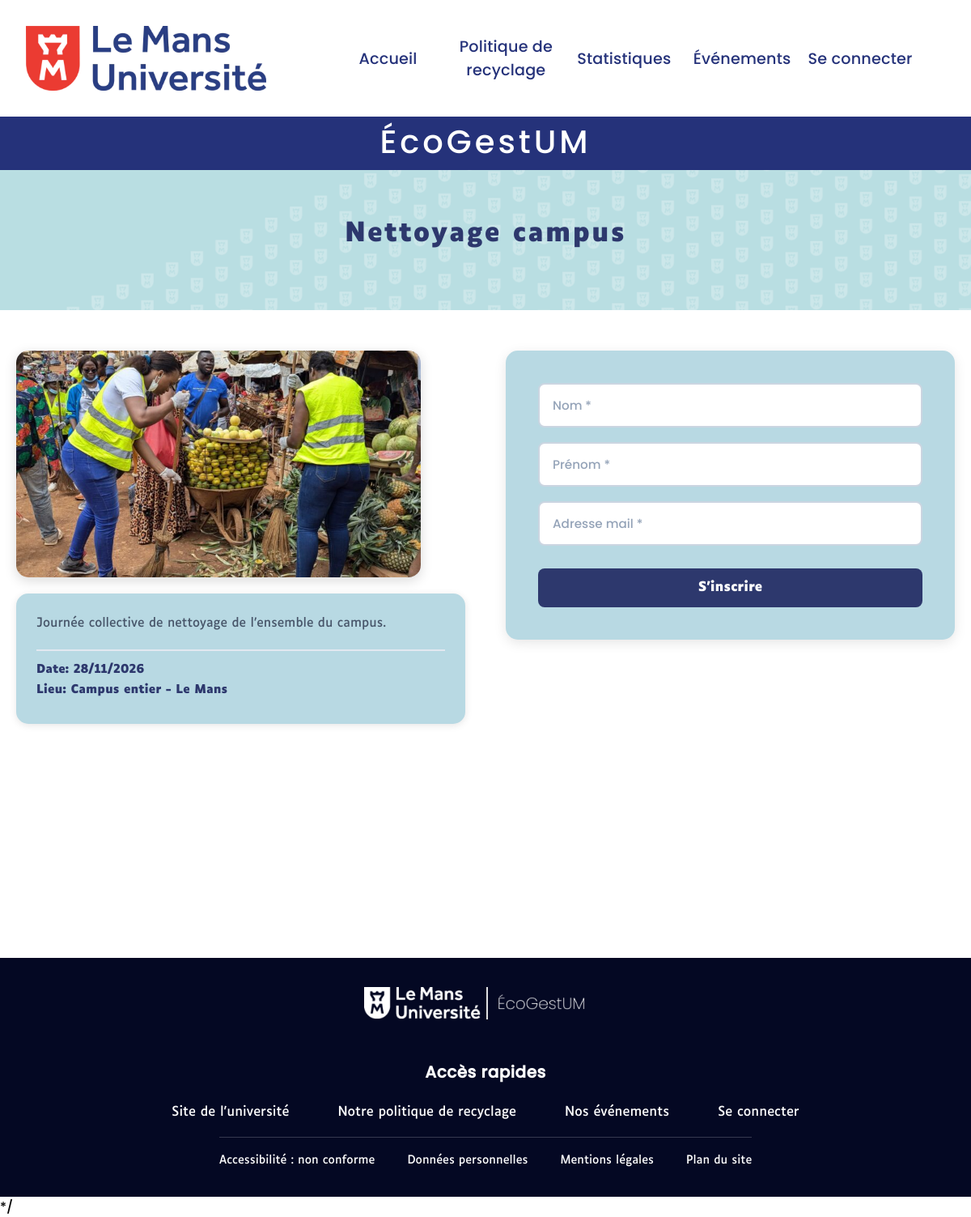
/index.php?action=inscription&id=11, run on the app's committed database.
### tables this page shows
CREATE TABLE EVENEMENT (
Id_evenement INT NOT NULL AUTO_INCREMENT,
Nom_evenement VARCHAR(255) DEFAULT NULL,
Localisation_evenement VARCHAR(255) DEFAULT NULL,
Date_evenement DATE DEFAULT NULL,
Id_categorie_evenement INT NOT NULL,
Id_utilisateur INT NOT NULL,
Description VARCHAR(255) DEFAULT NULL,
PRIMARY KEY (Id_evenement),
KEY fk_evenement_categorie (Id_categorie_evenement),
KEY fk_evenement_utilisateur (Id_utilisateur),
CONSTRAINT fk_evenement_categorie FOREIGN KEY (Id_categorie_evenement) REFERENCES CATEGORIE_EVENEMENT (Id_categorie_evenement),
CONSTRAINT fk_evenement_utilisateur FOREIGN KEY (Id_utilisateur) REFERENCES UTILISATEUR (Id_utilisateur)
);

### controllers/Inscription.php (called while the page is built, shortened)
<?php
include "models/gererEvenement.php";
$evenement = getInfoEvent($conn, $_GET['id']);
include "views/header.php";
include "views/inscription.php";
include "views/footer.php";
?>

### models/gererEvenement.php (called while the page is built, shortened)
<?php
function getInfoEvent($conn, $id) {
    $stmt = $conn->prepare(
        'SELECT e.*,
                (SELECT Url_image
                 FROM IMAGE_EVENEMENT
                 WHERE Id_evenement = e.Id_evenement LIMIT 1) as Url_image
         FROM Evenement e
         WHERE e.Id_evenement = ?'
    );
    $stmt->bind_param("i", $id);
    $stmt->execute();
    $result = $stmt->get_result();
    return $result->fetch_assoc();
}
?>

### views/inscription.php (the view, shortened to what this page needs)
<link rel="stylesheet" href="assets/css/StyleInscriptionEvent.css?v=<?= time() ?>">
<div class="inscription-banner">
    <h1><?= htmlspecialchars($evenement['Nom_evenement']) ?></h1>
</div>
<div class="evenements-conteneur">
  <?php if (isset($evenement) && $evenement): ?>
    <div class="evenement-ligne">
      <div class="evenement-gauche">
        <?php if (!empty($evenement['Url_image'])): ?>
          <img src="<?= htmlspecialchars($evenement['Url_image']) ?>"
               alt="<?= htmlspecialchars($evenement['Nom_evenement']) ?> illustration">
        <?php else: ?>
          <div class="image-placeholder">📅</div>
        <?php endif; ?>
        <div class="event-info-box">
          <p><?= htmlspecialchars($evenement['Description']) ?></p>
          <div class="event-info">
            <div class="event-date">
              <strong>Date:</strong> <?= date('d/m/Y', strtotime($evenement['Date_evenement'])) ?>
            </div>
            <div class="event-location">
              <strong>Lieu:</strong> <?= htmlspecialchars($evenement['Localisation_evenement']) ?>
            </div>
          </div>
        </div>
      </div>
      <div class="evenement-details">
        <form class="formulaire-inscription" method="post" action="?action=inscription&id=<?= $evenement['Id_evenement'] ?>" id="formInscription">
          <input type="text" name="nom" placeholder="Nom *" required>
          <input type="text" name="prenom" placeholder="Prénom *" required>
          <input type="email" name="email" placeholder="Adresse mail *" required>
          <button type="submit">S'inscrire</button>
        </form>
      </div>
    </div>
  <?php endif; ?>
</div>

### assets/css/style.css (style rules this page uses)
* { margin: 0; font-family: 'Luciole','Montserrat', 'Arial'; }

### assets/css/StyleInscriptionEvent.css (style rules this page uses)
* { margin: 0; padding: 0; box-sizing: border-box; }
.inscription-banner { background: url('../backgroundlight.png') center/cover; padding: 60px 20px; text-align: center; position: relative; isolation: isolate; }
.inscription-banner::before { content: ''; position: absolute; inset: 0; background: url('bacjkgroundlight.png') center/cover; z-index: 0; }
.inscription-banner h1, .inscription-banner h2 { position: relative; z-index: 1; color: #2d386d; }
.inscription-banner h1 { font-size: 2rem; font-weight: 700; letter-spacing: 2px; margin-bottom: 15px; }
.evenements-conteneur { min-height: 100vh; background: white; padding: 50px 20px; }
.evenement-ligne { max-width: 1200px; margin: 0 auto; display: flex; gap: 50px; align-items: flex-start; }
.evenement-gauche { flex: 1; display: flex; flex-direction: column; gap: 20px; }
.evenement-gauche img { width: 100%; max-width: 500px; height: auto; border-radius: 15px; box-shadow: 0 4px 15px rgba(0, 0, 0, 0.15); }
.event-info-box { background: #B8D9E3; padding: 25px; border-radius: 15px; box-shadow: 0 2px 10px rgba(0, 0, 0, 0.1); }
.event-info-box p { font-size: 0.95rem; color: #475569; line-height: 1.6; margin-bottom: 20px; }
.event-info { padding-top: 15px; border-top: 2px solid #e2e8f0; }
.event-date, .event-location { font-size: 0.9rem; color: #2d386d; font-weight: 600; margin-bottom: 8px; }
.event-date strong, .event-location strong { font-weight: 700; }
.evenement-details { flex: 1; }
.formulaire-inscription { background: #B8D9E3; padding: 40px; border-radius: 15px; box-shadow: 0 4px 15px rgba(0, 0, 0, 0.1); display: flex; flex-direction: column; gap: 18px; }
.formulaire-inscription input { padding: 14px 16px; border: 2px solid #cbd5e1; border-radius: 8px; font-size: 0.95rem; font-family: 'Poppins', sans-serif; outline: none; transition: border-color 0.3s; }
.formulaire-inscription input::placeholder { color: #94a3b8; }
.formulaire-inscription button { background: #2d386d; color: white; font-weight: 700; font-size: 1rem; padding: 14px; border: none; border-radius: 8px; cursor: pointer; margin-top: 10px; transition: background 0.3s; }

### data on the page
evenement: Nom_evenement "Nettoyage campus", Description "Journée collective de nettoyage de l’ensemble du campus.", Date_evenement "28/11/2026", Localisation_evenement "Campus entier - Le Mans"
